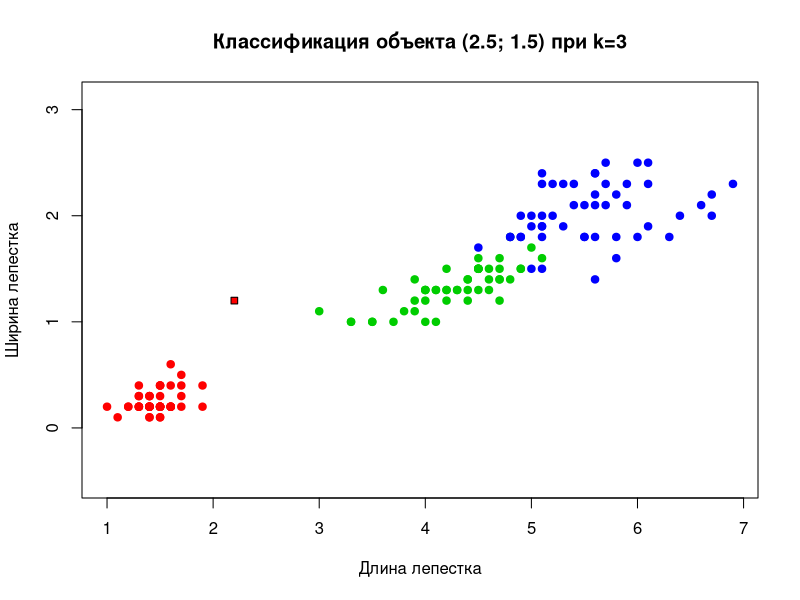

The R source for this figure:
euclideanDistance <- function(u, v)
{
  sqrt(sum((u - v)^2))
}

sortObjectsByDist <- function(xl, z, metricFunction = euclideanDistance)
{
  l <- dim(xl)[1]
  n <- dim(xl)[2] - 1
  
  distances <- matrix(NA, l, 2)
  
  for (i in 1:l)
  {
    distances[i, ] <- c(i, metricFunction(xl[i, 1:n], z))
  }
  orderedXl <- xl[order(distances[, 2]), ]
  return (orderedXl);
}

kwNN <- function(xl, z, k, q) 
{ 
  orderedXl <- sortObjectsByDist(xl, z) 
  n <- dim(orderedXl)[2] - 1 
  v1 <- c('setosa', 'versicolor', 'virginica')
  v2 <- c(0,0,0)
  
  for(i in 1:k){ 
    orderedXl[i, 4] = q^i 
  } 
  
  a=n+1 
  b=n+2 
  classes <- orderedXl[1:k, a:b]
  
  v2[1]=sum(classes[classes$Species=='setosa', 2])
  v2[2]=sum(classes[classes$Species=='versicolor', 2])
  v2[3]=sum(classes[classes$Species=='virginica', 2])
  
  amo <- cbind(v1,v2)
  
  class <- v1[which.max(v2)]
  return (class) 
}


colors <- c("setosa" = "red", "versicolor" = "green3", "virginica" = "blue")
plot(iris[, 3:4], pch = 21, bg = colors[iris$Species], col = colors[iris$Species], asp = 1, xlab = "Длина лепестка", ylab = "Ширина лепестка", main = "Классификация объекта (2.5; 1.5) при k=3")


z <- c(2.2, 1.2)
k <- 10
q <- 0.8
xl <- iris[, 3:5]
class <- kwNN(xl, z, k, q)
points(z[1], z[2], pch = 22, bg = colors[class], asp = 1)
